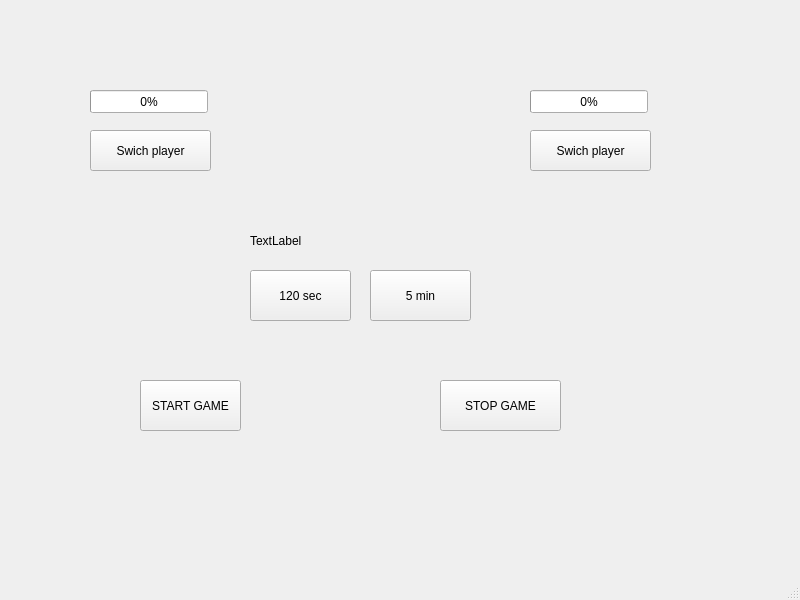
<?xml version="1.0" encoding="UTF-8"?>
<ui version="4.0">
 <class>MainWindow</class>
 <widget class="QMainWindow" name="MainWindow">
  <property name="geometry">
   <rect>
    <x>0</x>
    <y>0</y>
    <width>800</width>
    <height>600</height>
   </rect>
  </property>
  <property name="windowTitle">
   <string>MainWindow</string>
  </property>
  <widget class="QWidget" name="centralwidget">
   <widget class="QProgressBar" name="progressBar1">
    <property name="geometry">
     <rect>
      <x>90</x>
      <y>90</y>
      <width>118</width>
      <height>23</height>
     </rect>
    </property>
    <property name="value">
     <number>0</number>
    </property>
   </widget>
   <widget class="QProgressBar" name="progressBar2">
    <property name="geometry">
     <rect>
      <x>530</x>
      <y>90</y>
      <width>118</width>
      <height>23</height>
     </rect>
    </property>
    <property name="value">
     <number>0</number>
    </property>
   </widget>
   <widget class="QPushButton" name="swichButton1">
    <property name="geometry">
     <rect>
      <x>90</x>
      <y>130</y>
      <width>121</width>
      <height>41</height>
     </rect>
    </property>
    <property name="text">
     <string>Swich player</string>
    </property>
   </widget>
   <widget class="QPushButton" name="swichButton2">
    <property name="geometry">
     <rect>
      <x>530</x>
      <y>130</y>
      <width>121</width>
      <height>41</height>
     </rect>
    </property>
    <property name="text">
     <string>Swich player</string>
    </property>
   </widget>
   <widget class="QPushButton" name="sec120Button">
    <property name="geometry">
     <rect>
      <x>250</x>
      <y>270</y>
      <width>101</width>
      <height>51</height>
     </rect>
    </property>
    <property name="text">
     <string>120 sec</string>
    </property>
   </widget>
   <widget class="QPushButton" name="min5Button">
    <property name="geometry">
     <rect>
      <x>370</x>
      <y>270</y>
      <width>101</width>
      <height>51</height>
     </rect>
    </property>
    <property name="text">
     <string>5 min</string>
    </property>
   </widget>
   <widget class="QPushButton" name="startButton">
    <property name="geometry">
     <rect>
      <x>140</x>
      <y>380</y>
      <width>101</width>
      <height>51</height>
     </rect>
    </property>
    <property name="text">
     <string>START GAME</string>
    </property>
   </widget>
   <widget class="QPushButton" name="stopButton">
    <property name="geometry">
     <rect>
      <x>440</x>
      <y>380</y>
      <width>121</width>
      <height>51</height>
     </rect>
    </property>
    <property name="text">
     <string>STOP GAME</string>
    </property>
   </widget>
   <widget class="QLabel" name="label">
    <property name="geometry">
     <rect>
      <x>250</x>
      <y>220</y>
      <width>221</width>
      <height>41</height>
     </rect>
    </property>
    <property name="text">
     <string>TextLabel</string>
    </property>
   </widget>
  </widget>
  <widget class="QMenuBar" name="menubar">
   <property name="geometry">
    <rect>
     <x>0</x>
     <y>0</y>
     <width>800</width>
     <height>21</height>
    </rect>
   </property>
  </widget>
  <widget class="QStatusBar" name="statusbar"/>
 </widget>
 <resources/>
 <connections/>
</ui>
